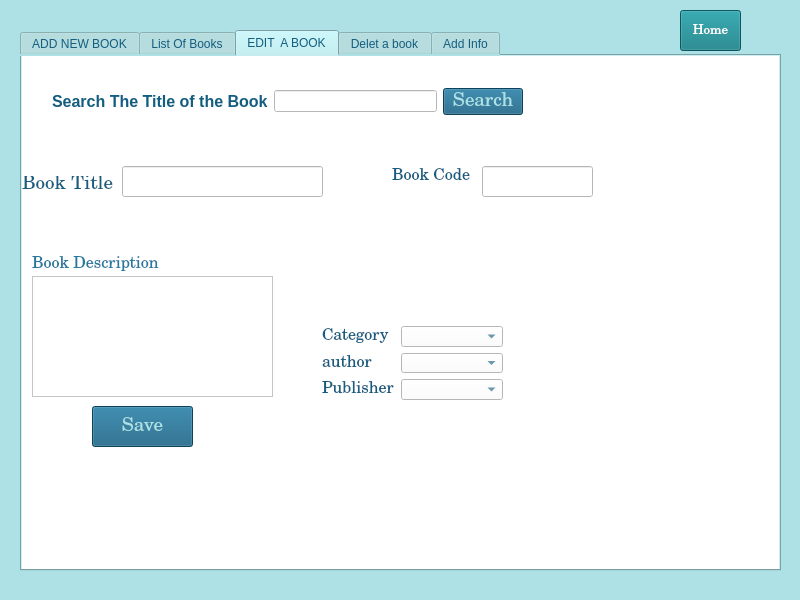
<?xml version="1.0" encoding="UTF-8"?>
<ui version="4.0">
 <class>Form</class>
 <widget class="QWidget" name="Form">
  <property name="geometry">
   <rect>
    <x>0</x>
    <y>0</y>
    <width>800</width>
    <height>600</height>
   </rect>
  </property>
  <property name="windowTitle">
   <string>Form</string>
  </property>
  <widget class="QWidget" name="widget" native="true">
   <property name="geometry">
    <rect>
     <x>0</x>
     <y>0</y>
     <width>801</width>
     <height>601</height>
    </rect>
   </property>
   <property name="styleSheet">
    <string notr="true">background-color:rgb(173,225,229)</string>
   </property>
   <widget class="QTabWidget" name="tabWidget">
    <property name="geometry">
     <rect>
      <x>20</x>
      <y>30</y>
      <width>761</width>
      <height>541</height>
     </rect>
    </property>
    <property name="styleSheet">
     <string notr="true">color:rgb(19,93,128)</string>
    </property>
    <property name="currentIndex">
     <number>2</number>
    </property>
    <widget class="QWidget" name="tab">
     <attribute name="title">
      <string>ADD NEW BOOK</string>
     </attribute>
     <widget class="QWidget" name="widget_5" native="true">
      <property name="geometry">
       <rect>
        <x>0</x>
        <y>0</y>
        <width>761</width>
        <height>800</height>
       </rect>
      </property>
      <property name="styleSheet">
       <string notr="true"/>
      </property>
      <widget class="QLabel" name="label_27">
       <property name="geometry">
        <rect>
         <x>30</x>
         <y>390</y>
         <width>47</width>
         <height>13</height>
        </rect>
       </property>
       <property name="text">
        <string/>
       </property>
      </widget>
      <widget class="QWidget" name="widget_12" native="true">
       <property name="geometry">
        <rect>
         <x>0</x>
         <y>0</y>
         <width>761</width>
         <height>521</height>
        </rect>
       </property>
       <property name="styleSheet">
        <string notr="true">background-color:rgb(255,255,255)</string>
       </property>
       <widget class="QTextEdit" name="textEdit">
        <property name="geometry">
         <rect>
          <x>10</x>
          <y>140</y>
          <width>241</width>
          <height>91</height>
         </rect>
        </property>
       </widget>
       <widget class="QWidget" name="formLayoutWidget_2">
        <property name="geometry">
         <rect>
          <x>20</x>
          <y>250</y>
          <width>181</width>
          <height>81</height>
         </rect>
        </property>
        <layout class="QFormLayout" name="formLayout_2">
         <item row="0" column="0">
          <widget class="QLabel" name="label_28">
           <property name="font">
            <font>
             <family>Century</family>
             <pointsize>12</pointsize>
             <weight>50</weight>
             <italic>false</italic>
             <bold>false</bold>
            </font>
           </property>
           <property name="styleSheet">
            <string notr="true">color:rgb(19,93,128);
font: 12pt &quot;Century&quot;;
</string>
           </property>
           <property name="text">
            <string>Category</string>
           </property>
          </widget>
         </item>
         <item row="0" column="1">
          <widget class="QComboBox" name="comboBox_10"/>
         </item>
         <item row="1" column="0">
          <widget class="QLabel" name="label_29">
           <property name="font">
            <font>
             <family>Century</family>
             <pointsize>12</pointsize>
             <weight>50</weight>
             <italic>false</italic>
             <bold>false</bold>
            </font>
           </property>
           <property name="styleSheet">
            <string notr="true">color:rgb(19,93,128);
font: 12pt &quot;Century&quot;;</string>
           </property>
           <property name="text">
            <string>author</string>
           </property>
          </widget>
         </item>
         <item row="1" column="1">
          <widget class="QComboBox" name="comboBox_11"/>
         </item>
         <item row="2" column="0">
          <widget class="QLabel" name="label_30">
           <property name="font">
            <font>
             <family>Century</family>
             <pointsize>12</pointsize>
             <weight>50</weight>
             <italic>false</italic>
             <bold>false</bold>
            </font>
           </property>
           <property name="styleSheet">
            <string notr="true">color:rgb(19,93,128);
font: 12pt &quot;Century&quot;;</string>
           </property>
           <property name="text">
            <string>Publisher</string>
           </property>
          </widget>
         </item>
         <item row="2" column="1">
          <widget class="QComboBox" name="comboBox_12"/>
         </item>
        </layout>
       </widget>
       <widget class="QPushButton" name="pushButton_6">
        <property name="geometry">
         <rect>
          <x>60</x>
          <y>340</y>
          <width>81</width>
          <height>41</height>
         </rect>
        </property>
        <property name="font">
         <font>
          <family>Century</family>
          <pointsize>14</pointsize>
          <weight>50</weight>
          <italic>false</italic>
          <bold>false</bold>
         </font>
        </property>
        <property name="styleSheet">
         <string notr="true">background-color:rgb(19,93,128);
font: 14pt &quot;Century&quot;;
color:rgb(173,225,229)</string>
        </property>
        <property name="text">
         <string>Save</string>
        </property>
       </widget>
       <widget class="QLineEdit" name="lineEdit_10">
        <property name="geometry">
         <rect>
          <x>470</x>
          <y>110</y>
          <width>111</width>
          <height>20</height>
         </rect>
        </property>
       </widget>
       <widget class="QLabel" name="label_25">
        <property name="geometry">
         <rect>
          <x>380</x>
          <y>110</y>
          <width>81</width>
          <height>16</height>
         </rect>
        </property>
        <property name="font">
         <font>
          <family>Century</family>
          <pointsize>12</pointsize>
          <weight>50</weight>
          <italic>false</italic>
          <bold>false</bold>
         </font>
        </property>
        <property name="styleSheet">
         <string notr="true">color:rgb(19,93,128);
font: 12pt &quot;Century&quot;;</string>
        </property>
        <property name="text">
         <string>Book Code</string>
        </property>
       </widget>
       <widget class="QWidget" name="horizontalLayoutWidget_4">
        <property name="geometry">
         <rect>
          <x>10</x>
          <y>20</y>
          <width>331</width>
          <height>51</height>
         </rect>
        </property>
        <layout class="QHBoxLayout" name="horizontalLayout_4">
         <item>
          <widget class="QLabel" name="label_32">
           <property name="font">
            <font>
             <family>Century</family>
             <pointsize>14</pointsize>
             <weight>50</weight>
             <italic>false</italic>
             <bold>false</bold>
            </font>
           </property>
           <property name="styleSheet">
            <string notr="true">color:rgb(19,93,128);
font: 14pt &quot;Century&quot;;</string>
           </property>
           <property name="text">
            <string>Book Title</string>
           </property>
          </widget>
         </item>
         <item>
          <widget class="QLineEdit" name="lineEdit_12"/>
         </item>
        </layout>
       </widget>
       <widget class="QLabel" name="label_26">
        <property name="geometry">
         <rect>
          <x>10</x>
          <y>120</y>
          <width>121</width>
          <height>16</height>
         </rect>
        </property>
        <property name="font">
         <font>
          <family>Century</family>
          <pointsize>12</pointsize>
          <weight>50</weight>
          <italic>false</italic>
          <bold>false</bold>
         </font>
        </property>
        <property name="styleSheet">
         <string notr="true">color:rgb(19,93,128);
font: 12pt &quot;Century&quot;;</string>
        </property>
        <property name="text">
         <string>Book Description</string>
        </property>
       </widget>
      </widget>
     </widget>
    </widget>
    <widget class="QWidget" name="tab_8">
     <attribute name="title">
      <string>List Of Books</string>
     </attribute>
     <widget class="QWidget" name="widget_11" native="true">
      <property name="geometry">
       <rect>
        <x>0</x>
        <y>0</y>
        <width>761</width>
        <height>511</height>
       </rect>
      </property>
      <property name="styleSheet">
       <string notr="true">background-color:rgb(13,123,131)</string>
      </property>
      <widget class="QTableWidget" name="tableWidget">
       <property name="geometry">
        <rect>
         <x>70</x>
         <y>40</y>
         <width>502</width>
         <height>241</height>
        </rect>
       </property>
       <property name="styleSheet">
        <string notr="true">background-color:rgba(173,225,229)</string>
       </property>
       <column>
        <property name="text">
         <string>Title</string>
        </property>
       </column>
       <column>
        <property name="text">
         <string>code</string>
        </property>
       </column>
       <column>
        <property name="text">
         <string>Category</string>
        </property>
       </column>
       <column>
        <property name="text">
         <string>author</string>
        </property>
       </column>
       <column>
        <property name="text">
         <string>publisher</string>
        </property>
       </column>
      </widget>
      <widget class="QPushButton" name="pushButton_15">
       <property name="geometry">
        <rect>
         <x>420</x>
         <y>340</y>
         <width>101</width>
         <height>51</height>
        </rect>
       </property>
       <property name="font">
        <font>
         <family>Century</family>
         <pointsize>14</pointsize>
         <weight>50</weight>
         <italic>false</italic>
         <bold>false</bold>
        </font>
       </property>
       <property name="styleSheet">
        <string notr="true">background-color:rgb(173,225,229);
font: 14pt &quot;Century&quot;;
color:rgb(19,93,128)</string>
       </property>
       <property name="text">
        <string>Excel File</string>
       </property>
      </widget>
      <widget class="QPushButton" name="pushButton_14">
       <property name="geometry">
        <rect>
         <x>144</x>
         <y>340</y>
         <width>101</width>
         <height>51</height>
        </rect>
       </property>
       <property name="font">
        <font>
         <family>Century</family>
         <pointsize>14</pointsize>
         <weight>50</weight>
         <italic>false</italic>
         <bold>false</bold>
        </font>
       </property>
       <property name="styleSheet">
        <string notr="true">background-color:rgb(173,225,229);
font: 14pt &quot;Century&quot;;
color:rgb(19,93,128)</string>
       </property>
       <property name="text">
        <string>Json File</string>
       </property>
      </widget>
     </widget>
    </widget>
    <widget class="QWidget" name="tab_2">
     <attribute name="title">
      <string>EDIT  A BOOK</string>
     </attribute>
     <widget class="QWidget" name="widget_4" native="true">
      <property name="geometry">
       <rect>
        <x>-10</x>
        <y>0</y>
        <width>771</width>
        <height>521</height>
       </rect>
      </property>
      <property name="styleSheet">
       <string notr="true">background-color:rgb(255,255,255)</string>
      </property>
      <widget class="QLabel" name="label_20">
       <property name="geometry">
        <rect>
         <x>30</x>
         <y>390</y>
         <width>47</width>
         <height>13</height>
        </rect>
       </property>
       <property name="text">
        <string/>
       </property>
      </widget>
      <widget class="QLabel" name="label_8">
       <property name="geometry">
        <rect>
         <x>60</x>
         <y>110</y>
         <width>471</width>
         <height>16</height>
        </rect>
       </property>
       <property name="text">
        <string/>
       </property>
      </widget>
      <widget class="QWidget" name="widget_10" native="true">
       <property name="geometry">
        <rect>
         <x>0</x>
         <y>0</y>
         <width>771</width>
         <height>521</height>
        </rect>
       </property>
       <property name="styleSheet">
        <string notr="true">background-color:rgb(255,255,255)</string>
       </property>
       <widget class="QWidget" name="formLayoutWidget">
        <property name="geometry">
         <rect>
          <x>310</x>
          <y>270</y>
          <width>181</width>
          <height>74</height>
         </rect>
        </property>
        <layout class="QFormLayout" name="formLayout">
         <item row="0" column="0">
          <widget class="QLabel" name="label_21">
           <property name="font">
            <font>
             <family>Century</family>
             <pointsize>12</pointsize>
             <weight>50</weight>
             <italic>false</italic>
             <bold>false</bold>
            </font>
           </property>
           <property name="styleSheet">
            <string notr="true">color:rgb(19,93,128);
font: 12pt &quot;Century&quot;;</string>
           </property>
           <property name="text">
            <string>Category</string>
           </property>
          </widget>
         </item>
         <item row="0" column="1">
          <widget class="QComboBox" name="comboBox_7"/>
         </item>
         <item row="1" column="0">
          <widget class="QLabel" name="label_22">
           <property name="font">
            <font>
             <family>Century</family>
             <pointsize>12</pointsize>
             <weight>50</weight>
             <italic>false</italic>
             <bold>false</bold>
            </font>
           </property>
           <property name="styleSheet">
            <string notr="true">color:rgb(19,93,128);
font: 12pt &quot;Century&quot;;</string>
           </property>
           <property name="text">
            <string>author</string>
           </property>
          </widget>
         </item>
         <item row="1" column="1">
          <widget class="QComboBox" name="comboBox_8"/>
         </item>
         <item row="2" column="0">
          <widget class="QLabel" name="label_23">
           <property name="font">
            <font>
             <family>Century</family>
             <pointsize>12</pointsize>
             <weight>50</weight>
             <italic>false</italic>
             <bold>false</bold>
            </font>
           </property>
           <property name="styleSheet">
            <string notr="true">color:rgb(19,93,128);
font: 12pt &quot;Century&quot;;</string>
           </property>
           <property name="text">
            <string>Publisher</string>
           </property>
          </widget>
         </item>
         <item row="2" column="1">
          <widget class="QComboBox" name="comboBox_9"/>
         </item>
        </layout>
       </widget>
       <widget class="QLineEdit" name="lineEdit_8">
        <property name="geometry">
         <rect>
          <x>470</x>
          <y>110</y>
          <width>111</width>
          <height>31</height>
         </rect>
        </property>
       </widget>
       <widget class="QLabel" name="label_18">
        <property name="geometry">
         <rect>
          <x>380</x>
          <y>110</y>
          <width>81</width>
          <height>20</height>
         </rect>
        </property>
        <property name="font">
         <font>
          <family>Century</family>
          <pointsize>12</pointsize>
          <weight>50</weight>
          <italic>false</italic>
          <bold>false</bold>
         </font>
        </property>
        <property name="styleSheet">
         <string notr="true">color:rgb(19,93,128);
font: 12pt &quot;Century&quot;;</string>
        </property>
        <property name="text">
         <string>Book Code</string>
        </property>
       </widget>
       <widget class="QTextEdit" name="textEdit_2">
        <property name="geometry">
         <rect>
          <x>20</x>
          <y>220</y>
          <width>241</width>
          <height>121</height>
         </rect>
        </property>
       </widget>
       <widget class="QPushButton" name="pushButton_3">
        <property name="geometry">
         <rect>
          <x>80</x>
          <y>350</y>
          <width>101</width>
          <height>41</height>
         </rect>
        </property>
        <property name="font">
         <font>
          <family>Century</family>
          <pointsize>14</pointsize>
          <weight>50</weight>
          <italic>false</italic>
          <bold>false</bold>
         </font>
        </property>
        <property name="styleSheet">
         <string notr="true">background-color:rgb(19,93,128);
font: 14pt &quot;Century&quot;;
color:rgb(173,225,229)</string>
        </property>
        <property name="text">
         <string>Save</string>
        </property>
       </widget>
       <widget class="QLabel" name="label_19">
        <property name="geometry">
         <rect>
          <x>20</x>
          <y>200</y>
          <width>131</width>
          <height>16</height>
         </rect>
        </property>
        <property name="font">
         <font>
          <family>Century</family>
          <pointsize>12</pointsize>
          <weight>50</weight>
          <italic>false</italic>
          <bold>false</bold>
         </font>
        </property>
        <property name="styleSheet">
         <string notr="true">color:rgb(37,120,159);
font: 12pt &quot;Century&quot;;</string>
        </property>
        <property name="text">
         <string>Book Description</string>
        </property>
       </widget>
       <widget class="QLineEdit" name="lineEdit">
        <property name="geometry">
         <rect>
          <x>110</x>
          <y>110</y>
          <width>201</width>
          <height>31</height>
         </rect>
        </property>
       </widget>
       <widget class="QLabel" name="label_7">
        <property name="geometry">
         <rect>
          <x>10</x>
          <y>120</y>
          <width>91</width>
          <height>16</height>
         </rect>
        </property>
        <property name="font">
         <font>
          <family>Century</family>
          <pointsize>14</pointsize>
          <weight>50</weight>
          <italic>false</italic>
          <bold>false</bold>
         </font>
        </property>
        <property name="styleSheet">
         <string notr="true">color:rgb(19,93,128);
font: 14pt &quot;Century&quot;;</string>
        </property>
        <property name="text">
         <string>Book Title</string>
        </property>
       </widget>
       <widget class="QWidget" name="horizontalLayoutWidget_2">
        <property name="geometry">
         <rect>
          <x>40</x>
          <y>20</y>
          <width>471</width>
          <height>51</height>
         </rect>
        </property>
        <layout class="QHBoxLayout" name="horizontalLayout_2">
         <item>
          <widget class="QLabel" name="label_17">
           <property name="font">
            <font>
             <pointsize>12</pointsize>
             <weight>75</weight>
             <bold>true</bold>
            </font>
           </property>
           <property name="styleSheet">
            <string notr="true">color:rgb(19,93,128)</string>
           </property>
           <property name="text">
            <string>Search The Title of the Book</string>
           </property>
          </widget>
         </item>
         <item>
          <widget class="QLineEdit" name="lineEdit_7"/>
         </item>
         <item>
          <widget class="QPushButton" name="pushButton">
           <property name="font">
            <font>
             <family>Century</family>
             <pointsize>14</pointsize>
             <weight>50</weight>
             <italic>false</italic>
             <bold>false</bold>
            </font>
           </property>
           <property name="styleSheet">
            <string notr="true">background-color:rgb(19,93,128);
font: 14pt &quot;Century&quot;;
color:rgb(173,225,229)</string>
           </property>
           <property name="text">
            <string>Search</string>
           </property>
          </widget>
         </item>
        </layout>
       </widget>
      </widget>
     </widget>
    </widget>
    <widget class="QWidget" name="tab_7">
     <attribute name="title">
      <string>Delet a book</string>
     </attribute>
     <widget class="QWidget" name="widget_3" native="true">
      <property name="geometry">
       <rect>
        <x>0</x>
        <y>0</y>
        <width>761</width>
        <height>521</height>
       </rect>
      </property>
      <property name="styleSheet">
       <string notr="true">
background-color:rgb(13,123,131);
</string>
      </property>
      <widget class="QLabel" name="label_13">
       <property name="geometry">
        <rect>
         <x>40</x>
         <y>110</y>
         <width>47</width>
         <height>13</height>
        </rect>
       </property>
       <property name="text">
        <string/>
       </property>
      </widget>
      <widget class="QWidget" name="widget_9" native="true">
       <property name="geometry">
        <rect>
         <x>0</x>
         <y>0</y>
         <width>751</width>
         <height>511</height>
        </rect>
       </property>
       <property name="styleSheet">
        <string notr="true">background-color:rgb(13,123,131)</string>
       </property>
       <widget class="QWidget" name="horizontalLayoutWidget_3">
        <property name="geometry">
         <rect>
          <x>30</x>
          <y>30</y>
          <width>601</width>
          <height>51</height>
         </rect>
        </property>
        <layout class="QHBoxLayout" name="horizontalLayout_3">
         <item>
          <widget class="QLabel" name="label_31">
           <property name="font">
            <font>
             <family>Century</family>
             <pointsize>14</pointsize>
             <weight>50</weight>
             <italic>false</italic>
             <bold>false</bold>
            </font>
           </property>
           <property name="styleSheet">
            <string notr="true">color:rgb(255,255,255);
font: 14pt &quot;Century&quot;;</string>
           </property>
           <property name="text">
            <string>Search The Title of the Book</string>
           </property>
          </widget>
         </item>
         <item>
          <widget class="QLineEdit" name="lineEdit_11"/>
         </item>
         <item>
          <widget class="QPushButton" name="pushButton_11">
           <property name="font">
            <font>
             <family>Century</family>
             <pointsize>14</pointsize>
             <weight>50</weight>
             <italic>false</italic>
             <bold>false</bold>
            </font>
           </property>
           <property name="styleSheet">
            <string notr="true">background-color:rgb(173,225,229);
color:rgb(19,93,128);
font: 14pt &quot;Century&quot;;</string>
           </property>
           <property name="text">
            <string>Search</string>
           </property>
          </widget>
         </item>
        </layout>
       </widget>
       <widget class="QTextEdit" name="textEdit_3">
        <property name="geometry">
         <rect>
          <x>30</x>
          <y>120</y>
          <width>241</width>
          <height>121</height>
         </rect>
        </property>
        <property name="styleSheet">
         <string notr="true">border-color: rgb(255, 255, 255);
background-color: rgb(255, 255, 255);</string>
        </property>
       </widget>
       <widget class="QLabel" name="label_33">
        <property name="geometry">
         <rect>
          <x>30</x>
          <y>100</y>
          <width>131</width>
          <height>16</height>
         </rect>
        </property>
        <property name="font">
         <font>
          <family>Century</family>
          <pointsize>12</pointsize>
          <weight>50</weight>
          <italic>false</italic>
          <bold>false</bold>
         </font>
        </property>
        <property name="styleSheet">
         <string notr="true">color:rgb(255,255,255);
font: 12pt &quot;Century&quot;;</string>
        </property>
        <property name="text">
         <string>Book Description</string>
        </property>
       </widget>
       <widget class="QWidget" name="formLayoutWidget_3">
        <property name="geometry">
         <rect>
          <x>30</x>
          <y>260</y>
          <width>181</width>
          <height>81</height>
         </rect>
        </property>
        <layout class="QFormLayout" name="formLayout_3">
         <item row="0" column="0">
          <widget class="QLabel" name="label_34">
           <property name="font">
            <font>
             <family>Century</family>
             <pointsize>12</pointsize>
             <weight>50</weight>
             <italic>false</italic>
             <bold>false</bold>
            </font>
           </property>
           <property name="styleSheet">
            <string notr="true">color:rgb(255,255,255);
font: 12pt &quot;Century&quot;;</string>
           </property>
           <property name="text">
            <string>Category</string>
           </property>
          </widget>
         </item>
         <item row="0" column="1">
          <widget class="QLabel" name="label_9">
           <property name="text">
            <string/>
           </property>
          </widget>
         </item>
         <item row="1" column="0">
          <widget class="QLabel" name="label_35">
           <property name="font">
            <font>
             <family>Century</family>
             <pointsize>12</pointsize>
             <weight>50</weight>
             <italic>false</italic>
             <bold>false</bold>
            </font>
           </property>
           <property name="styleSheet">
            <string notr="true">color:rgb(255,255,255);
font: 12pt &quot;Century&quot;;</string>
           </property>
           <property name="text">
            <string>author</string>
           </property>
          </widget>
         </item>
         <item row="1" column="1">
          <widget class="QLabel" name="label_10">
           <property name="text">
            <string/>
           </property>
          </widget>
         </item>
         <item row="2" column="0">
          <widget class="QLabel" name="label_36">
           <property name="font">
            <font>
             <family>Century</family>
             <pointsize>12</pointsize>
             <weight>50</weight>
             <italic>false</italic>
             <bold>false</bold>
            </font>
           </property>
           <property name="styleSheet">
            <string notr="true">color:rgb(255,255,255);
font: 12pt &quot;Century&quot;;</string>
           </property>
           <property name="text">
            <string>Publisher</string>
           </property>
          </widget>
         </item>
         <item row="2" column="1">
          <widget class="QLabel" name="label_11">
           <property name="text">
            <string/>
           </property>
          </widget>
         </item>
        </layout>
       </widget>
       <widget class="QPushButton" name="pushButton_2">
        <property name="geometry">
         <rect>
          <x>60</x>
          <y>360</y>
          <width>76</width>
          <height>27</height>
         </rect>
        </property>
        <property name="font">
         <font>
          <family>Century</family>
          <pointsize>14</pointsize>
          <weight>50</weight>
          <italic>false</italic>
          <bold>false</bold>
         </font>
        </property>
        <property name="styleSheet">
         <string notr="true">background-color:rgb(173,225,229);
color:rgb(19,93,128);
font: 14pt &quot;Century&quot;;</string>
        </property>
        <property name="text">
         <string>Delet</string>
        </property>
       </widget>
      </widget>
     </widget>
    </widget>
    <widget class="QWidget" name="tab_3">
     <attribute name="title">
      <string>Add Info</string>
     </attribute>
     <widget class="QWidget" name="widget_2" native="true">
      <property name="geometry">
       <rect>
        <x>0</x>
        <y>0</y>
        <width>761</width>
        <height>521</height>
       </rect>
      </property>
      <property name="styleSheet">
       <string notr="true"/>
      </property>
      <widget class="QTabWidget" name="tabWidget_2">
       <property name="geometry">
        <rect>
         <x>20</x>
         <y>30</y>
         <width>691</width>
         <height>431</height>
        </rect>
       </property>
       <property name="currentIndex">
        <number>2</number>
       </property>
       <widget class="QWidget" name="tab_4">
        <attribute name="title">
         <string>Categories</string>
        </attribute>
        <widget class="QWidget" name="widget_8" native="true">
         <property name="geometry">
          <rect>
           <x>0</x>
           <y>0</y>
           <width>691</width>
           <height>411</height>
          </rect>
         </property>
         <property name="styleSheet">
          <string notr="true">background-color:rgb(255,255,255)</string>
         </property>
         <widget class="QPushButton" name="pushButton_9">
          <property name="geometry">
           <rect>
            <x>200</x>
            <y>120</y>
            <width>75</width>
            <height>31</height>
           </rect>
          </property>
          <property name="styleSheet">
           <string notr="true">background-color:rgb(19,93,128);
font: 14pt &quot;Century&quot;;
color:rgb(173,225,229)</string>
          </property>
          <property name="text">
           <string>Add</string>
          </property>
         </widget>
         <widget class="QWidget" name="horizontalLayoutWidget_7">
          <property name="geometry">
           <rect>
            <x>20</x>
            <y>30</y>
            <width>341</width>
            <height>80</height>
           </rect>
          </property>
          <layout class="QHBoxLayout" name="horizontalLayout_7">
           <item>
            <widget class="QLabel" name="label_3">
             <property name="font">
              <font>
               <family>Century</family>
               <pointsize>14</pointsize>
               <weight>50</weight>
               <italic>false</italic>
               <bold>false</bold>
              </font>
             </property>
             <property name="styleSheet">
              <string notr="true">color:rgb(19,93,128);
font: 14pt &quot;Century&quot;;</string>
             </property>
             <property name="text">
              <string>New Category Name</string>
             </property>
            </widget>
           </item>
           <item>
            <widget class="QLineEdit" name="lineEdit_5"/>
           </item>
          </layout>
         </widget>
         <widget class="QTableWidget" name="tableWidget_5">
          <property name="geometry">
           <rect>
            <x>20</x>
            <y>170</y>
            <width>341</width>
            <height>191</height>
           </rect>
          </property>
          <property name="font">
           <font>
            <pointsize>10</pointsize>
           </font>
          </property>
          <column>
           <property name="text">
            <string>Category Name</string>
           </property>
          </column>
         </widget>
         <widget class="QLabel" name="label_4">
          <property name="geometry">
           <rect>
            <x>30</x>
            <y>380</y>
            <width>311</width>
            <height>16</height>
           </rect>
          </property>
          <property name="text">
           <string/>
          </property>
         </widget>
        </widget>
       </widget>
       <widget class="QWidget" name="tab_5">
        <attribute name="title">
         <string>Author</string>
        </attribute>
        <widget class="QWidget" name="widget_6" native="true">
         <property name="geometry">
          <rect>
           <x>0</x>
           <y>0</y>
           <width>691</width>
           <height>411</height>
          </rect>
         </property>
         <property name="styleSheet">
          <string notr="true">background-color:rgb(255,255,255)</string>
         </property>
         <widget class="QPushButton" name="pushButton_7">
          <property name="geometry">
           <rect>
            <x>200</x>
            <y>120</y>
            <width>75</width>
            <height>31</height>
           </rect>
          </property>
          <property name="styleSheet">
           <string notr="true">background-color:rgb(19,93,128);
font: 14pt &quot;Century&quot;;
color:rgb(173,225,229)</string>
          </property>
          <property name="text">
           <string>Add</string>
          </property>
         </widget>
         <widget class="QWidget" name="horizontalLayoutWidget_5">
          <property name="geometry">
           <rect>
            <x>20</x>
            <y>30</y>
            <width>341</width>
            <height>80</height>
           </rect>
          </property>
          <layout class="QHBoxLayout" name="horizontalLayout_5">
           <item>
            <widget class="QLabel" name="label">
             <property name="font">
              <font>
               <family>Century</family>
               <pointsize>14</pointsize>
               <weight>50</weight>
               <italic>false</italic>
               <bold>false</bold>
              </font>
             </property>
             <property name="styleSheet">
              <string notr="true">color:rgb(19,93,128);
font: 14pt &quot;Century&quot;;</string>
             </property>
             <property name="text">
              <string>New Author Name</string>
             </property>
            </widget>
           </item>
           <item>
            <widget class="QLineEdit" name="lineEdit_3"/>
           </item>
          </layout>
         </widget>
         <widget class="QTableWidget" name="tableWidget_3">
          <property name="geometry">
           <rect>
            <x>20</x>
            <y>170</y>
            <width>341</width>
            <height>191</height>
           </rect>
          </property>
          <property name="font">
           <font>
            <pointsize>10</pointsize>
           </font>
          </property>
          <column>
           <property name="text">
            <string>Author Name</string>
           </property>
          </column>
         </widget>
         <widget class="QLabel" name="label_5">
          <property name="geometry">
           <rect>
            <x>20</x>
            <y>370</y>
            <width>411</width>
            <height>16</height>
           </rect>
          </property>
          <property name="text">
           <string/>
          </property>
         </widget>
        </widget>
       </widget>
       <widget class="QWidget" name="tab_6">
        <attribute name="title">
         <string>publisher</string>
        </attribute>
        <widget class="QWidget" name="widget_7" native="true">
         <property name="geometry">
          <rect>
           <x>-20</x>
           <y>0</y>
           <width>751</width>
           <height>441</height>
          </rect>
         </property>
         <property name="styleSheet">
          <string notr="true">background-color:rgb(255,255,255)</string>
         </property>
         <widget class="QPushButton" name="pushButton_8">
          <property name="geometry">
           <rect>
            <x>220</x>
            <y>120</y>
            <width>75</width>
            <height>31</height>
           </rect>
          </property>
          <property name="font">
           <font>
            <family>Century</family>
            <pointsize>14</pointsize>
            <weight>50</weight>
            <italic>false</italic>
            <bold>false</bold>
           </font>
          </property>
          <property name="styleSheet">
           <string notr="true">background-color:rgb(19,93,128);
font: 14pt &quot;Century&quot;;
color:rgb(173,225,229)</string>
          </property>
          <property name="text">
           <string>Add</string>
          </property>
         </widget>
         <widget class="QWidget" name="horizontalLayoutWidget_6">
          <property name="geometry">
           <rect>
            <x>40</x>
            <y>30</y>
            <width>341</width>
            <height>80</height>
           </rect>
          </property>
          <layout class="QHBoxLayout" name="horizontalLayout_6">
           <item>
            <widget class="QLabel" name="label_2">
             <property name="font">
              <font>
               <family>Century</family>
               <pointsize>14</pointsize>
               <weight>50</weight>
               <italic>false</italic>
               <bold>false</bold>
              </font>
             </property>
             <property name="styleSheet">
              <string notr="true">color:rgb(19,93,128);
font: 14pt &quot;Century&quot;;</string>
             </property>
             <property name="text">
              <string>New Publisher Name</string>
             </property>
            </widget>
           </item>
           <item>
            <widget class="QLineEdit" name="lineEdit_4">
             <property name="styleSheet">
              <string notr="true">border-color:rgb(37,120,159)</string>
             </property>
            </widget>
           </item>
          </layout>
         </widget>
         <widget class="QTableWidget" name="tableWidget_4">
          <property name="geometry">
           <rect>
            <x>40</x>
            <y>170</y>
            <width>341</width>
            <height>191</height>
           </rect>
          </property>
          <property name="font">
           <font>
            <pointsize>10</pointsize>
           </font>
          </property>
          <column>
           <property name="text">
            <string>Publisher Name</string>
           </property>
          </column>
         </widget>
         <widget class="QLabel" name="label_6">
          <property name="geometry">
           <rect>
            <x>10</x>
            <y>380</y>
            <width>361</width>
            <height>16</height>
           </rect>
          </property>
          <property name="text">
           <string/>
          </property>
         </widget>
        </widget>
       </widget>
      </widget>
     </widget>
    </widget>
   </widget>
   <widget class="QPushButton" name="pushButton_5">
    <property name="geometry">
     <rect>
      <x>680</x>
      <y>10</y>
      <width>61</width>
      <height>41</height>
     </rect>
    </property>
    <property name="font">
     <font>
      <family>Century</family>
      <pointsize>10</pointsize>
      <weight>50</weight>
      <bold>false</bold>
     </font>
    </property>
    <property name="styleSheet">
     <string notr="true">background-color:rgb(13,123,131);
color:rgb(255,255,255)</string>
    </property>
    <property name="text">
     <string>Home</string>
    </property>
   </widget>
  </widget>
 </widget>
 <resources>
  <include location="home.qrc"/>
 </resources>
 <connections/>
</ui>
